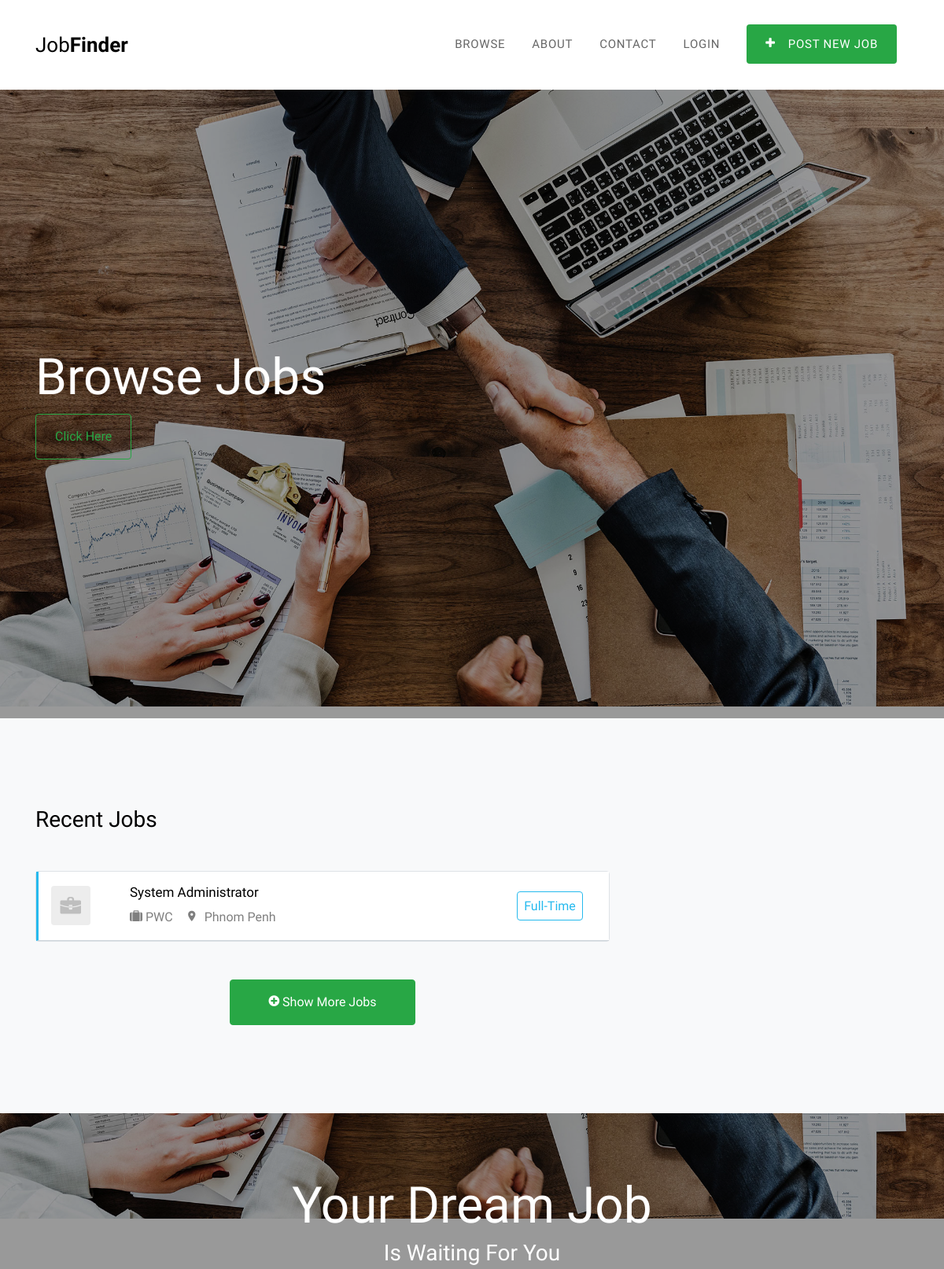
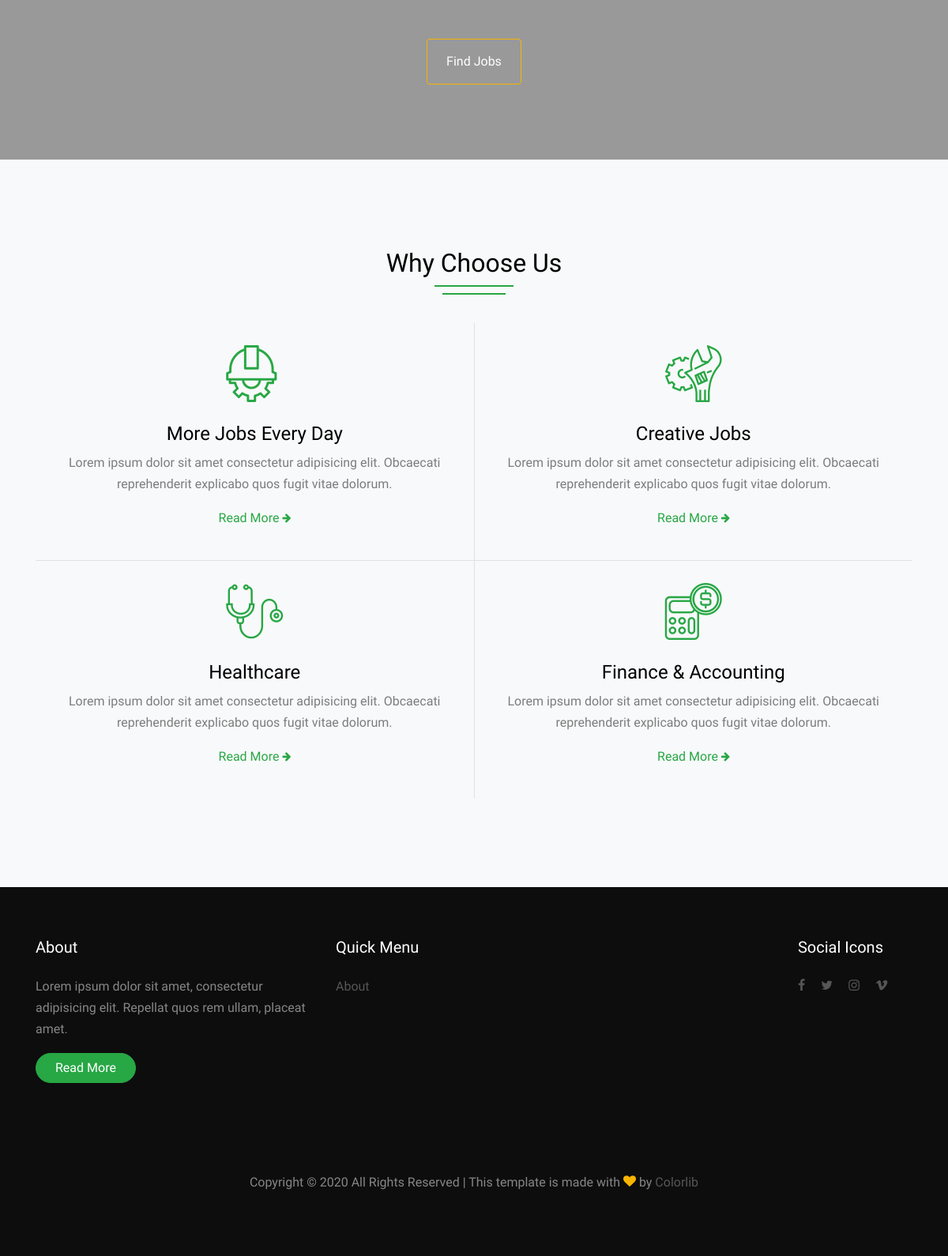
The page / on the database its author committed (2 pictures, top to bottom).
### tables this page shows
CREATE TABLE `jobs` (
  `id` int NOT NULL AUTO_INCREMENT,
  `name` varchar(200) NOT NULL,
  `job_desc` longtext,
  `company` varchar(100) NOT NULL,
  `location` varchar(100) NOT NULL,
  `category` int NOT NULL,
  `shift` int DEFAULT NULL,
  `min_sal` varchar(10) DEFAULT NULL,
  `max_sal` varchar(10) DEFAULT NULL,
  `create_by` int NOT NULL,
  `create_at` timestamp NOT NULL DEFAULT CURRENT_TIMESTAMP,
  PRIMARY KEY (`id`),
  KEY `category` (`category`),
  KEY `shift` (`shift`),
  KEY `create_by` (`create_by`),
  CONSTRAINT `jobs_ibfk_2` FOREIGN KEY (`category`) REFERENCES `categories` (`id`) ON DELETE CASCADE ON UPDATE CASCADE,
  CONSTRAINT `jobs_ibfk_3` FOREIGN KEY (`shift`) REFERENCES `shifts` (`id`) ON DELETE CASCADE ON UPDATE CASCADE,
  CONSTRAINT `jobs_ibfk_4` FOREIGN KEY (`create_by`) REFERENCES `users` (`id`) ON DELETE CASCADE ON UPDATE CASCADE
);

CREATE TABLE `shifts` (
  `id` int NOT NULL AUTO_INCREMENT,
  `name` varchar(200) NOT NULL,
  `active` tinyint NOT NULL DEFAULT '1',
  `create_at` timestamp NOT NULL DEFAULT CURRENT_TIMESTAMP,
  `val` varchar(20) DEFAULT NULL,
  PRIMARY KEY (`id`)
);

### jobs_details.php (the view)
<a href="job-single.php?jobid=<?php echo (urldecode($row['id'])) ?>&name=<?php echo ($row['name']) ?>" class="job-item d-block d-md-flex align-items-center fulltime">
    <div class="company-logo blank-logo text-center text-md-left pl-3">
        <img src="/src/images/company_logo_blank.png" alt="Image" class="img-fluid mx-auto">
    </div>
    <div class="job-details h-100">
        <div class="p-3 align-self-center">
            <h3><?php echo ($row['name']) ?></h3>
            <div class="d-block d-lg-flex">
                <div class="mr-3"><span class="icon-suitcase mr-1"></span><?php echo ($row['company']) ?></div>
                <div class="mr-3"><span class="icon-room mr-1"></span><?php echo ($row['location']) ?></div>
            </div>
        </div>
    </div>
    <div class="job-category align-self-center">
        <div class="p-3">
            <span class="text-<?= $shift['val'] ?> p-2 rounded border border-<?= $shift['val'] ?>"><?= $shift['name'] ?></span>
        </div>
    </div>
</a>

### layout/header.php (shortened to what this page needs)
<!DOCTYPE html>
<html>
<head>
  <link rel="stylesheet" href="src/fonts/icomoon/style.css" />
  <link rel="stylesheet" href="src/css/bootstrap.min.css" />
  <link rel="stylesheet" href="src/css/magnific-popup.css" />
  <link rel="stylesheet" href="src/css/jquery-ui.css" />
  <link rel="stylesheet" href="src/css/owl.carousel.min.css" />
  <link rel="stylesheet" href="src/css/owl.theme.default.min.css" />
  <link rel="stylesheet" href="src/css/bootstrap-datepicker.css" />
  <link rel="stylesheet" href="src/css/animate.css" />
  <link rel="stylesheet" href="https://cdn.jsdelivr.net/npm/mediaelement@4.2.7/build/mediaelementplayer.min.css" />
  <link rel="stylesheet" href="src/fonts/flaticon/font/flaticon.css" />
  <link rel="stylesheet" href="src/css/aos.css" />
  <link rel="stylesheet" href="src/css/style.css" />
</head>
<body>
  <div class="site-wrap">
    <div class="site-navbar-wrap js-site-navbar bg-white">
      <div class="container">
        <div class="site-navbar bg-light">
          <div class="py-1">
            <div class="row align-items-center">
              <div class="col-2">
                <h2 class="mb-1 site-logo">
                  <a href="index.php">Job<strong class="font-weight-bold">Finder</strong>
                  </a>
                </h2>
              </div>
              <div class="col-10">
                <nav class="site-navigation text-right" role="navigation">
                  <div class="container">
                    <ul class="site-menu js-clone-nav d-none d-lg-block">
                      <li><a href="browse.php">Browse</a></li>
                      <li><a href="about.php">About</a></li>
                      <li><a href="contact.php">Contact</a></li>
                      <?php
                      $status = $_SESSION['valid_user'];
                      if ($status == null) {
                        echo '<li><a href="login.php">Login</a></li>';
                      }
                      ?>
                      <li>
                        <a href="new-post.php"><span class="bg-primary text-white py-3 px-4 rounded"><span class="icon-plus mr-3"></span>Post New
                            Job</span></a>
                      </li>
                    </ul>
                  </div>
                </nav>
              </div>
            </div>
          </div>
        </div>
      </div>
    </div>
    <div style="height: 113px;"></div>
  </div>
</body>
</html>

### index.php (shortened to what this page needs)
<?php
include('./layout/header.php');
?>
<div class="site-blocks-cover overlay" style="background-image: url('src/images/hero_1.jpg');" data-aos="fade" data-stellar-background-ratio="0.5">
      <div class="container">
        <div class="row align-items-center">
          <div class="col-12" data-aos="fade">
            <h1>Browse Jobs</h1>
            <a href="browse.php" class="btn btn-outline-success py-3 px-4">Click Here</a>
          </div>
        </div>
      </div>
    </div>
    <div class="site-section bg-light">
      <div class="container">
        <div class="row">
          <div class="col-md-8 mb-5 mb-md-0" data-aos="fade-up" data-aos-delay="100">
            <h2 class="mb-5 h3">Recent Jobs</h2>
            <div class="rounded border jobs-wrap">
              <?php
              include 'recentjobs.php'
              ?>
            </div>
            <div class="col-md-12 text-center mt-5">
              <a href="browse.php" class="btn btn-primary rounded py-3 px-5"><span class="icon-plus-circle"></span> Show More Jobs</a>
            </div>
          </div>
        </div>
      </div>
    </div>
    <div class="site-blocks-cover overlay inner-page" style="background-image: url('src/images/hero_1.jpg');" data-aos="fade" data-stellar-background-ratio="0.5">
      <div class="container">
        <div class="row align-items-center justify-content-center">
          <div class="col-md-6 text-center" data-aos="fade">
            <h1 class="h3 mb-0">Your Dream Job</h1>
            <p class="h3 text-white mb-5">Is Waiting For You</p>
            <p><a href="browse.php" class="btn btn-outline-warning py-3 px-4">Find Jobs</a></p>
          </div>
        </div>
      </div>
    </div>
    <div class="site-section site-block-feature bg-light">
      <div class="container">
        <div class="text-center mb-5 section-heading">
          <h2>Why Choose Us</h2>
        </div>
        <div class="d-block d-md-flex border-bottom">
          <div class="text-center p-4 item border-right" data-aos="fade">
            <span class="flaticon-worker display-3 mb-3 d-block text-primary"></span>
            <h2 class="h4">More Jobs Every Day</h2>
            <p>Lorem ipsum dolor sit amet consectetur adipisicing elit. Obcaecati reprehenderit explicabo quos fugit vitae dolorum.</p>
            <p><a href="#">Read More <span class="icon-arrow-right small"></span></a></p>
          </div>
          <div class="text-center p-4 item" data-aos="fade">
            <span class="flaticon-wrench display-3 mb-3 d-block text-primary"></span>
            <h2 class="h4">Creative Jobs</h2>
            <p>Lorem ipsum dolor sit amet consectetur adipisicing elit. Obcaecati reprehenderit explicabo quos fugit vitae dolorum.</p>
            <p><a href="#">Read More <span class="icon-arrow-right small"></span></a></p>
          </div>
        </div>
        <div class="d-block d-md-flex">
          <div class="text-center p-4 item border-right" data-aos="fade">
            <span class="flaticon-stethoscope display-3 mb-3 d-block text-primary"></span>
            <h2 class="h4">Healthcare</h2>
            <p>Lorem ipsum dolor sit amet consectetur adipisicing elit. Obcaecati reprehenderit explicabo quos fugit vitae dolorum.</p>
            <p><a href="#">Read More <span class="icon-arrow-right small"></span></a></p>
          </div>
          <div class="text-center p-4 item" data-aos="fade">
            <span class="flaticon-calculator display-3 mb-3 d-block text-primary"></span>
            <h2 class="h4">Finance &amp; Accounting</h2>
            <p>Lorem ipsum dolor sit amet consectetur adipisicing elit. Obcaecati reprehenderit explicabo quos fugit vitae dolorum.</p>
            <p><a href="#">Read More <span class="icon-arrow-right small"></span></a></p>
          </div>
        </div>
      </div>
    </div>
<?php
include('./layout/footer.php');
?>

### recentjobs.php (shortened to what this page needs)
<?php
require("db_conn.php");
$sql = "SELECT * FROM jobs LIMIT 3";
if (mysqli_query($db, $sql)) :
    $result = mysqli_query($db, $sql);
    foreach ($result as $row) : ?>
    <?php $shift = mysqli_fetch_array(mysqli_query($db, "SELECT * FROM `shifts` WHERE `id` = '{$row['shift']}'"));
        $category = mysqli_fetch_array(mysqli_query($db, "SELECT * FROM `categories` WHERE `id` = '{$row['category']}'")); ?>
        <?php require('jobs_details.php') ?>
<?php
    endforeach;
else : echo "ERROR: Could not able to execute $sql. " . mysqli_error($db);
endif;
?>

### layout/footer.php (shortened to what this page needs)
<footer class="site-footer">
  <div class="container">
    <div class="row">
      <div class="col-md-4">
        <h3 class="footer-heading mb-4 text-white">About</h3>
        <p>Lorem ipsum dolor sit amet, consectetur adipisicing elit. Repellat quos rem ullam, placeat amet.</p>
        <p><a href="#" class="btn btn-primary pill text-white px-4">Read More</a></p>
      </div>
      <div class="col-md-6">
        <div class="row">
          <div class="col-md-6">
            <h3 class="footer-heading mb-4 text-white">Quick Menu</h3>
            <ul class="list-unstyled">
              <li><a href="about.php">About</a></li>
            </ul>
          </div>
        </div>
      </div>
      <div class="col-md-2">
        <div class="col-md-12">
          <h3 class="footer-heading mb-4 text-white">Social Icons</h3>
        </div>
        <div class="col-md-12">
          <p>
            <a href="#" class="pb-2 pr-2 pl-0"><span class="icon-facebook"></span></a>
            <a href="#" class="p-2"><span class="icon-twitter"></span></a>
            <a href="#" class="p-2"><span class="icon-instagram"></span></a>
            <a href="#" class="p-2"><span class="icon-vimeo"></span></a>
          </p>
        </div>
      </div>
    </div>
    <div class="row pt-5 mt-5 text-center">
      <div class="col-md-12">
        <p>
          Copyright &copy;
          <script>document.write(new Date().getFullYear());</script> All Rights Reserved | This template is made with <i
            class="icon-heart text-warning" aria-hidden="true"></i> by <a href="https://colorlib.com"
            target="_blank">Colorlib</a>
        </p>
      </div>
    </div>
  </div>
</footer>
</body>
</html>

### rows shown on the page
jobs: name "System Administrator", company "PWC", location "Phnom Penh", shift.name "Full-Time"
